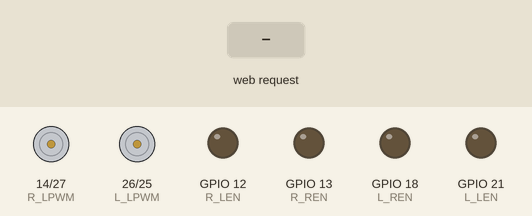
Simulated run of this sketch. Board: ESP32. Shown: motor-driver pin pairs drawn as motors (green arrow = first pin HIGH = forward, orange = second pin HIGH = backward, longer = more drive), output pins drawn as LEDs (lit = HIGH). Inputs (shaded band) come from the test bench. WiFi joins after 1.5 s; servers stay silent unless stated; what the sketch prints to the serial monitor is not drawn.

Above: at 2.7 s.
2.8 s: HTTP request GET /F received
At 3.8 s:
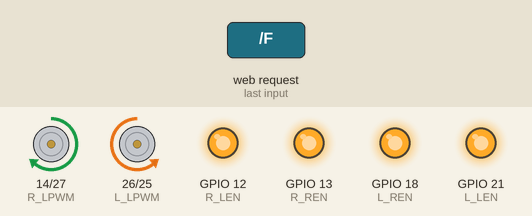
4.3 s: HTTP request GET /B received
At 5.0 s:
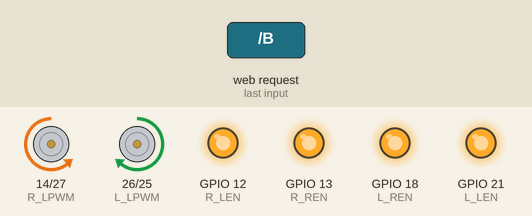
5.8 s: HTTP request GET /L received
At 6.1 s:
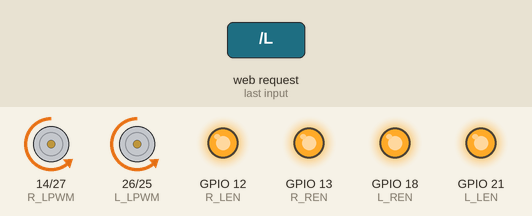
7.3 s: HTTP request GET /R received
At 8.5 s:
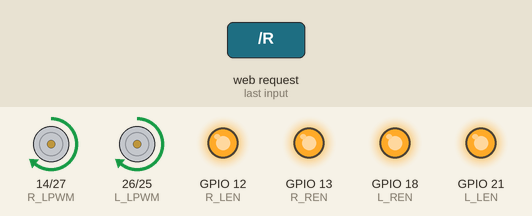
8.8 s: HTTP request GET /B?v=1 received
At 9.6 s:
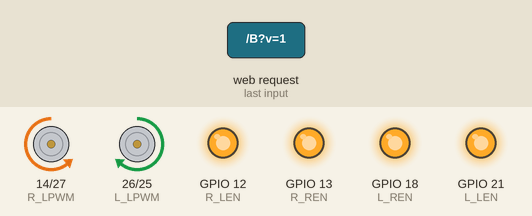
10.3 s: HTTP request GET /L?v=1 received
At 10.7 s:
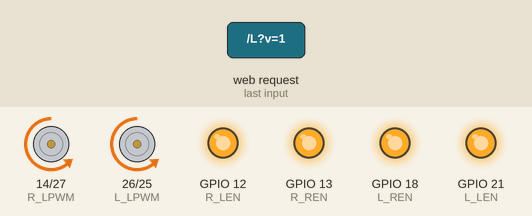
Timing chart, 0 to 12.8 s (numbered marks = the images above; inputs shaded):
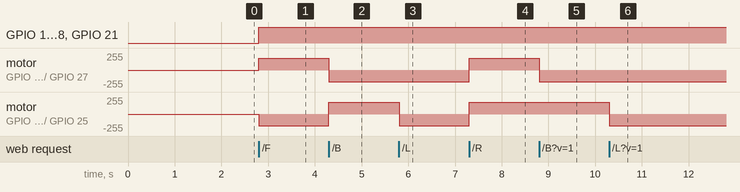

Measured:
- after the input at 2.8 s, GPIO 12 (R_LEN), GPIO 13 (R_REN), GPIO 18 (L_REN), GPIO 21 (L_LEN): LOW → HIGH at once; motor on GPIO 14 (R_LPWM) / GPIO 27 (R_RPWM): stopped → forward 179/255 at once; motor on GPIO 26 (L_LPWM) / GPIO 25 (L_RPWM): stopped → backward 179/255 at once
- after the input at 4.3 s, motor on GPIO 14 (R_LPWM) / GPIO 27 (R_RPWM): forward 179/255 → backward 179/255 at once; motor on GPIO 26 (L_LPWM) / GPIO 25 (L_RPWM): backward 179/255 → forward 179/255 at once
- after the input at 5.8 s, motor on GPIO 26 (L_LPWM) / GPIO 25 (L_RPWM): forward 179/255 → backward 179/255 at once
- after the input at 7.3 s, motor on GPIO 14 (R_LPWM) / GPIO 27 (R_RPWM), motor on GPIO 26 (L_LPWM) / GPIO 25 (L_RPWM): backward 179/255 → forward 179/255 at once
- after the input at 8.8 s, motor on GPIO 14 (R_LPWM) / GPIO 27 (R_RPWM): forward 179/255 → backward 179/255 at once
- after the input at 10.3 s, motor on GPIO 26 (L_LPWM) / GPIO 25 (L_RPWM): forward 179/255 → backward 179/255 at once

The sketch:

6W_Bluetooth_Car.ino
```cpp
#include <WiFi.h>
#include <WebServer.h>

// ===== WIFI =====
const char* ssid     = "SSID";
const char* password = "PASSWORD";

WebServer server(80);

// ===== MOTOR PINS =====
// LEFT side  — Driver A  (3 motors in parallel)
#define L_RPWM 25
#define L_LPWM 26
#define L_REN  18
#define L_LEN  21

// RIGHT side — Driver B  (3 motors in parallel)
#define R_RPWM 27      // was 270 — typo fixed
#define R_LPWM 14
#define R_REN  13
#define R_LEN  12

// ===== PWM CONFIG =====
#define PWM_FREQ 1000
#define PWM_RES  8     // 0-255

#define CH_L_FWD 0
#define CH_L_REV 1
#define CH_R_FWD 2
#define CH_R_REV 3

int speedVal = 180;    // default speed (0-255)

// =====================================================================
//  MOTOR HELPERS
// =====================================================================
void enableDrivers() {
  digitalWrite(L_REN, HIGH); digitalWrite(L_LEN, HIGH);
  digitalWrite(R_REN, HIGH); digitalWrite(R_LEN, HIGH);
}
void disableDrivers() {
  digitalWrite(L_REN, LOW);  digitalWrite(L_LEN, LOW);
  digitalWrite(R_REN, LOW);  digitalWrite(R_LEN, LOW);
}

void setLeft(int spd) {
  ledcWrite(CH_L_FWD, spd > 0 ?  spd : 0);
  ledcWrite(CH_L_REV, spd < 0 ? -spd : 0);
}
void setRight(int spd) {
  spd = -spd;  // Right motors physically wired inverted — negate to correct
  ledcWrite(CH_R_FWD, spd > 0 ?  spd : 0);
  ledcWrite(CH_R_REV, spd < 0 ? -spd : 0);
}
void stopAll() { setLeft(0); setRight(0); }

// =====================================================================
//  MOVEMENT
// =====================================================================
void forward()  { enableDrivers(); setLeft( speedVal); setRight( speedVal); }
void backward() { enableDrivers(); setLeft(-speedVal); setRight(-speedVal); }
void turnLeft() { enableDrivers(); setLeft( speedVal); setRight(-speedVal); }
void turnRight(){ enableDrivers(); setLeft(-speedVal); setRight( speedVal); }
void stopCar()  { stopAll(); disableDrivers(); }

// =====================================================================
//  WEB PAGE  (served once, fetch-based control — no page reloads)
// =====================================================================
void handleRoot() {
  const char* html = R"HTML(
<!DOCTYPE html>
<html lang="en">
<head>
<meta charset="UTF-8">
<meta name="viewport" content="width=device-width,initial-scale=1,maximum-scale=1,user-scalable=no">
<title>6WD Robot</title>
<style>
  :root{
    --bg:#0a0a0f;
    --panel:#12121a;
    --border:#1e1e2e;
    --accent:#00c8ff;
    --accent2:#7c3aed;
    --red:#ff4060;
    --text:#e2e8f0;
    --muted:#64748b;
  }
  *{box-sizing:border-box;margin:0;padding:0;-webkit-tap-highlight-color:transparent}
  body{
    background:var(--bg);
    color:var(--text);
    font-family:'Segoe UI',system-ui,sans-serif;
    min-height:100dvh;
    display:flex;
    flex-direction:column;
    align-items:center;
    padding:24px 16px 32px;
    gap:24px;
  }

  /* ── header ── */
  header{text-align:center}
  header h1{
    font-size:1.5rem;font-weight:700;letter-spacing:6px;
    text-transform:uppercase;
    background:linear-gradient(90deg,var(--accent),var(--accent2));
    -webkit-background-clip:text;-webkit-text-fill-color:transparent;
  }
  header p{font-size:.7rem;letter-spacing:3px;color:var(--muted);margin-top:4px}

  /* ── status bar ── */
  .statusbar{
    display:flex;align-items:center;gap:10px;
    background:var(--panel);border:1px solid var(--border);
    border-radius:999px;padding:6px 18px;font-size:.72rem;
    letter-spacing:1px;color:var(--muted);
  }
  .dot{width:8px;height:8px;border-radius:50%;background:var(--muted);
       transition:background .3s}
  .dot.on{background:#22c55e;box-shadow:0 0 6px #22c55e}
  #cmdlabel{color:var(--text);min-width:80px;text-align:center}

  /* ── speed section ── */
  .speed-section{
    width:100%;max-width:340px;
    background:var(--panel);border:1px solid var(--border);
    border-radius:16px;padding:18px 20px;
  }
  .speed-header{
    display:flex;justify-content:space-between;align-items:baseline;
    margin-bottom:14px;
  }
  .speed-header span:first-child{
    font-size:.65rem;letter-spacing:3px;text-transform:uppercase;color:var(--muted);
  }
  #speedDisplay{
    font-size:1.4rem;font-weight:700;color:var(--accent);
    font-variant-numeric:tabular-nums;
  }
  .bar-track{
    width:100%;height:8px;background:#1e1e2e;border-radius:99px;
    position:relative;cursor:pointer;
  }
  .bar-fill{
    height:100%;border-radius:99px;
    background:linear-gradient(90deg,var(--accent2),var(--accent));
    pointer-events:none;transition:width .05s;
  }
  input[type=range]{
    width:100%;margin-top:10px;
    -webkit-appearance:none;appearance:none;
    background:transparent;cursor:pointer;
  }
  input[type=range]::-webkit-slider-runnable-track{
    height:8px;border-radius:99px;
    background:linear-gradient(90deg,
      var(--accent2) calc(var(--pct) * 1%),
      #1e1e2e calc(var(--pct) * 1%));
  }
  input[type=range]::-webkit-slider-thumb{
    -webkit-appearance:none;
    width:22px;height:22px;border-radius:50%;
    background:var(--accent);
    box-shadow:0 0 8px var(--accent);
    margin-top:-7px;
    transition:transform .15s;
  }
  input[type=range]:active::-webkit-slider-thumb{transform:scale(1.25)}

  /* ── dpad ── */
  .dpad{
    display:grid;
    grid-template-columns:repeat(3,76px);
    grid-template-rows:repeat(3,70px);
    gap:10px;
  }
  .btn{
    background:var(--panel);
    border:1px solid var(--border);
    border-radius:14px;
    color:var(--text);
    font-size:.6rem;letter-spacing:1.5px;text-transform:uppercase;
    display:flex;flex-direction:column;align-items:center;justify-content:center;gap:5px;
    cursor:pointer;
    transition:background .1s,border-color .1s,transform .08s;
    user-select:none;
  }
  .btn .ico{font-size:1.5rem;line-height:1}
  .btn:active,.btn.active{
    background:rgba(0,200,255,.12);
    border-color:var(--accent);
    color:var(--accent);
    transform:scale(.94);
  }
  .btn.stop-btn{border-color:rgba(255,64,96,.35);color:var(--red)}
  .btn.stop-btn:active{background:rgba(255,64,96,.12);border-color:var(--red)}
  .empty{pointer-events:none}

  /* ── footer ── */
  footer{font-size:.6rem;color:#2a2a3a;letter-spacing:2px}
</style>
</head>
<body>

<header>
  <h1>6WD Robot</h1>
  <p>ESP32 · BTS7960 · WiFi</p>
</header>

<div class="statusbar">
  <div class="dot on" id="dot"></div>
  <span>STATUS</span>
  <span id="cmdlabel">READY</span>
</div>

<!-- Speed -->
<div class="speed-section">
  <div class="speed-header">
    <span>Speed</span>
    <span id="speedDisplay">180</span>
  </div>
  <input type="range" id="slider" min="60" max="255" value="180"
         style="--pct:47"
         oninput="onSpeed(this)">
</div>

<!-- D-Pad -->
<div class="dpad">
  <div class="empty"></div>
  <button class="btn" id="bF"
    onpointerdown="press('F',this)" onpointerup="release()" onpointerleave="release()">
    <span class="ico">▲</span>FORWARD
  </button>
  <div class="empty"></div>

  <button class="btn" id="bL"
    onpointerdown="press('L',this)" onpointerup="release()" onpointerleave="release()">
    <span class="ico">◀</span>LEFT
  </button>
  <button class="btn stop-btn" id="bS"
    onpointerdown="cmd('S')" ontouchstart="cmd('S')">
    <span class="ico">■</span>STOP
  </button>
  <button class="btn" id="bR"
    onpointerdown="press('R',this)" onpointerup="release()" onpointerleave="release()">
    <span class="ico">▶</span>RIGHT
  </button>

  <div class="empty"></div>
  <button class="btn" id="bB"
    onpointerdown="press('B',this)" onpointerup="release()" onpointerleave="release()">
    <span class="ico">▼</span>BACK
  </button>
  <div class="empty"></div>
</div>

<footer>6WD · LEFT 3 MOTORS — RIGHT 3 MOTORS</footer>

<script>
let activeBtn = null;
let busy = false;

function cmd(c) {
  fetch('/'+c).catch(()=>{});
  document.getElementById('cmdlabel').textContent =
    {F:'FORWARD',B:'BACKWARD',L:'LEFT',R:'RIGHT',S:'STOP'}[c] || c;
}

function press(c, btn) {
  if (activeBtn) activeBtn.classList.remove('active');
  activeBtn = btn;
  btn.classList.add('active');
  cmd(c);
}

function release() {
  if (activeBtn) { activeBtn.classList.remove('active'); activeBtn = null; }
  cmd('S');
}

function onSpeed(el) {
  const v = parseInt(el.value);
  const pct = Math.round((v - 60) / (255 - 60) * 100);
  el.style.setProperty('--pct', pct);
  document.getElementById('speedDisplay').textContent = v;
  if (!busy) {
    busy = true;
    fetch('/SPD?v=' + v).finally(() => busy = false);
  }
}
</script>
</body>
</html>
)HTML";
  server.send(200, "text/html", html);
}

// =====================================================================
//  SETUP
// =====================================================================
void setup() {
  Serial.begin(115200);

  // Enable pins
  pinMode(L_REN, OUTPUT); pinMode(L_LEN, OUTPUT);
  pinMode(R_REN, OUTPUT); pinMode(R_LEN, OUTPUT);
  disableDrivers();

  // PWM
  ledcSetup(CH_L_FWD, PWM_FREQ, PWM_RES); ledcAttachPin(L_RPWM, CH_L_FWD);
  ledcSetup(CH_L_REV, PWM_FREQ, PWM_RES); ledcAttachPin(L_LPWM, CH_L_REV);
  ledcSetup(CH_R_FWD, PWM_FREQ, PWM_RES); ledcAttachPin(R_RPWM, CH_R_FWD);
  ledcSetup(CH_R_REV, PWM_FREQ, PWM_RES); ledcAttachPin(R_LPWM, CH_R_REV);
  stopAll();

  // WiFi
  WiFi.begin(ssid, password);
  Serial.print("Connecting");
  int t = 0;
  while (WiFi.status() != WL_CONNECTED) {
    delay(500); Serial.print('.');
    if (++t > 40) { Serial.println("\nWiFi failed!"); return; }
  }
  Serial.println("\nIP: " + WiFi.localIP().toString());

  // Routes
  server.on("/",   handleRoot);
  server.on("/F",  [](){ forward();   server.send(200,"text/plain","F"); });
  server.on("/B",  [](){ backward();  server.send(200,"text/plain","B"); });
  server.on("/L",  [](){ turnLeft();  server.send(200,"text/plain","L"); });
  server.on("/R",  [](){ turnRight(); server.send(200,"text/plain","R"); });
  server.on("/S",  [](){ stopCar();   server.send(200,"text/plain","S"); });
  server.on("/SPD",[](){
    if (server.hasArg("v"))
      speedVal = constrain(server.arg("v").toInt(), 0, 255);
    server.send(200,"text/plain", String(speedVal));
  });

  server.begin();
}

// =====================================================================
//  LOOP
// =====================================================================
void loop() {
  server.handleClient();
}
```
